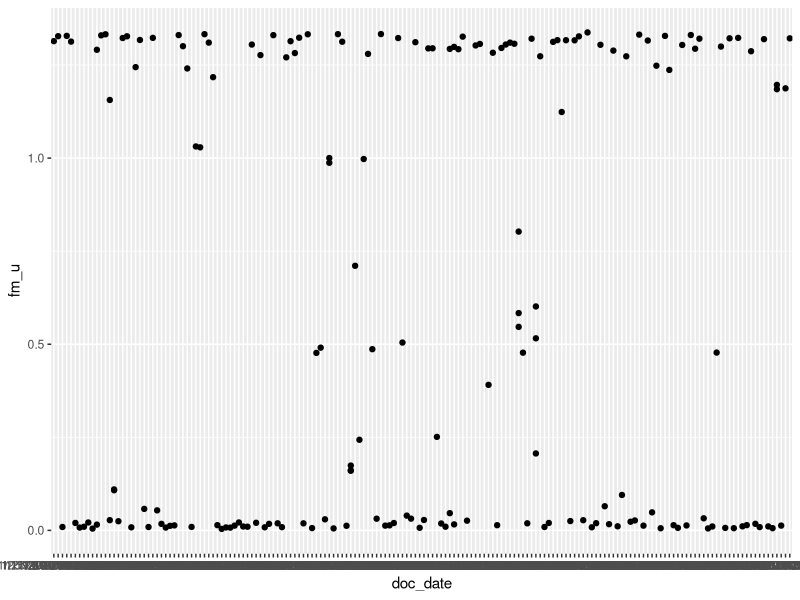

Write R code to recreate this figure.
## ---- chunk 1
library(tidyverse) 
## ---- chunk 2
doc_data <- read_csv("./Data/doc_blank_all_ascii.csv", col_names = TRUE)
## ---- chunk 3
ggplot(data = doc_data) +
  geom_point(aes(x = doc_date, y = fm_u))
